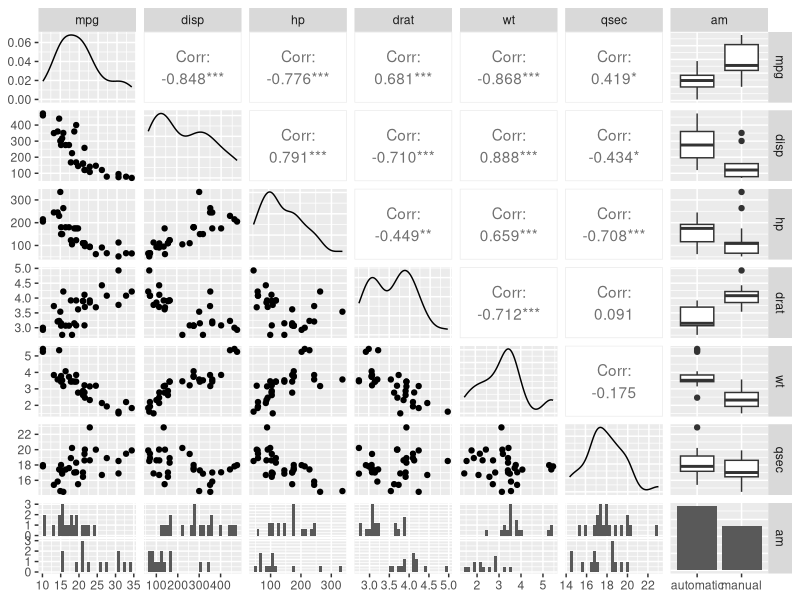
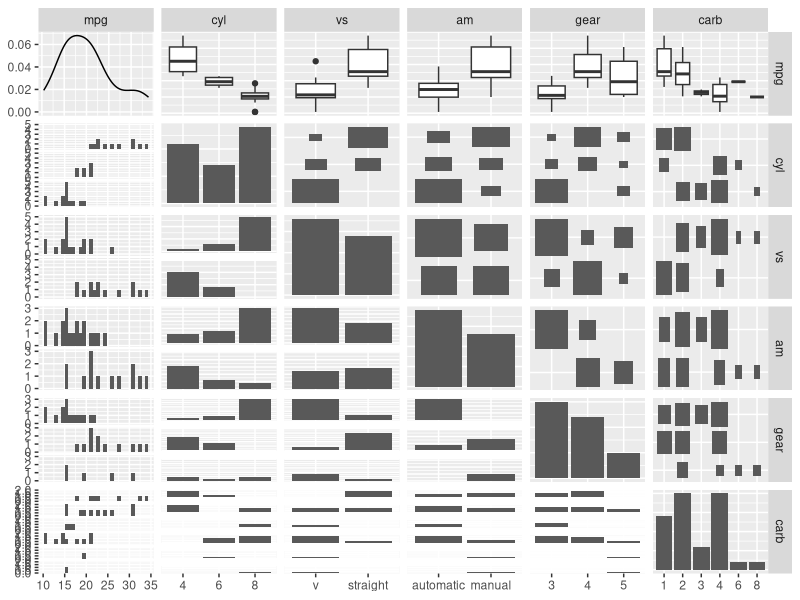

Reproduce these figures in R, in order.
## ---- chunk 1
library(ggplot2)
library(GGally)
data(mtcars)

mtcars$am <- factor(mtcars$am, levels = c(0,1), labels = c('automatic', 'manual'))
mtcars$vs <- factor(mtcars$vs, levels = c(0,1), labels = c('v', 'straight'))
mtcars$gear <- factor(mtcars$gear)
mtcars$carb <- factor(mtcars$carb)
mtcars$cyl <- factor(mtcars$cyl)

contcorr <- ggpairs(mtcars,
        colour = 'am',
        columns = c(1,3:7,9))

disccorr <- ggpairs(mtcars,
        colour = 'am',
        columns = c(1:2,8:11))
## ---- chunk 2
print(contcorr)
## ---- chunk 3
print(disccorr)
